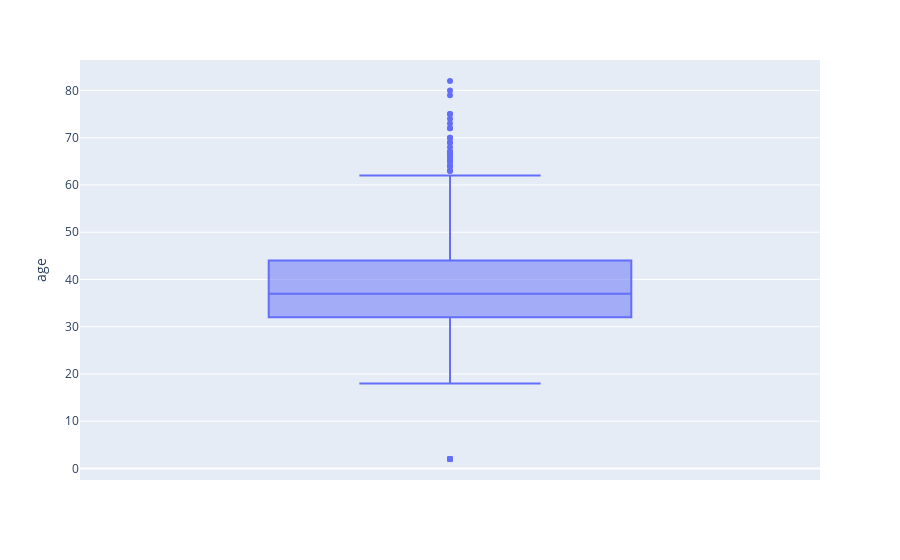

Notebook code cell kept with this figure:
### Markdown cell above
### One outlier found but the age of 82 is a possible age so i wont address this outlier.

### Code cell
#create a box plot for column 'age'

fig = px.box(df_cleaned, y='age')

fig.show()

### Figure 1 — Plotly figure (JSON) as saved in the notebook; plotly's stock layout.template omitted (floating-point values rounded to 4 significant figures; data arrays with more than 128 entries replaced by an {"elided": "..."} marker saying what was removed)
{"data": [{"alignmentgroup": "True", "hovertemplate": "age=%{y}<extra></extra>", "legendgroup": "", "marker": {"color": "#636efa"}, "name": "", "notched": false, "offsetgroup": "", "orientation": "v", "showlegend": false, "type": "box", "x0": " ", "xaxis": "x", "y": {"elided": "985 int values"}, "y0": " ", "yaxis": "y"}], "layout": {"boxmode": "group", "legend": {"tracegroupgap": 0}, "margin": {"t": 60}, "xaxis": {"anchor": "y", "domain": [0, 1]}, "yaxis": {"anchor": "x", "domain": [0, 1], "title": {"text": "age"}}}}
